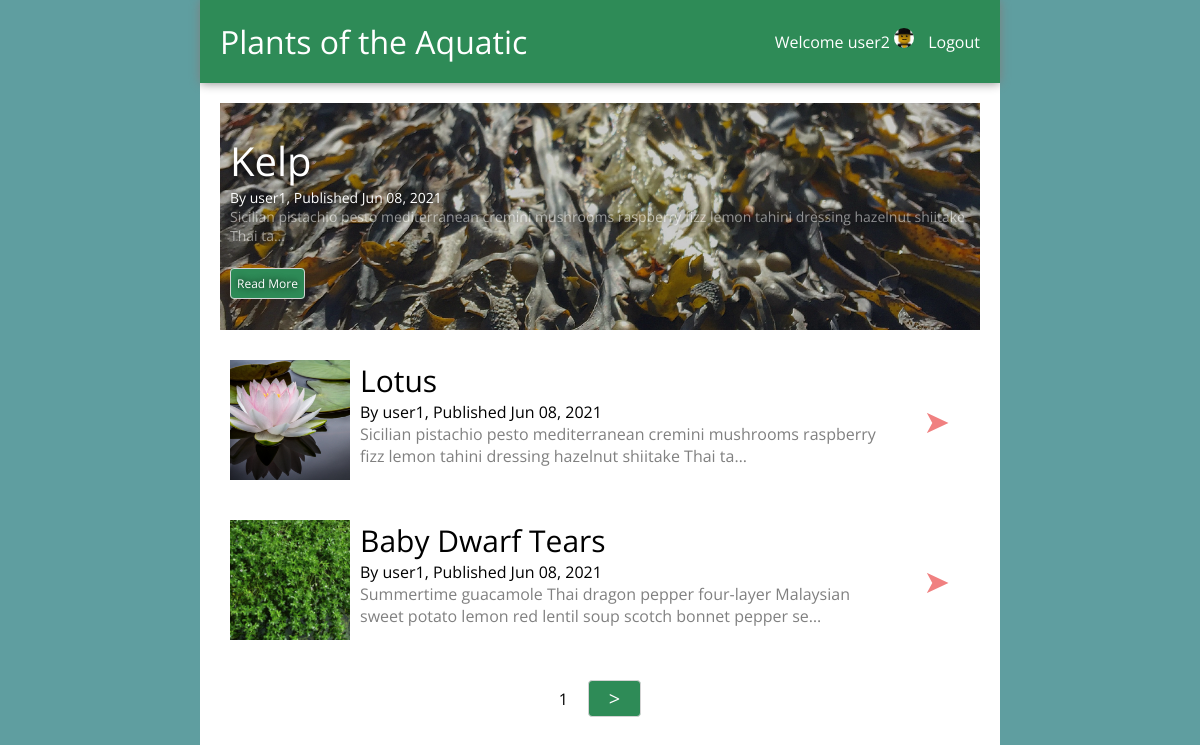
The app's page / (signed in) with its own data.
### users/models.py (models this page shows)
class User(AbstractUser):
    phone = models.CharField(max_length=20)
    photo = models.ImageField(upload_to='user_photos/')

### blogapp/models.py (models this page shows, shortened)
class BlogPost(models.Model):
    title = models.CharField(max_length=200)
    body = models.TextField()
    user = models.ForeignKey(User, on_delete=models.CASCADE, related_name='posts')
    public = models.BooleanField()
    date_created = models.DateTimeField(auto_now_add=True)
    date_edited = models.DateTimeField(auto_now=True)
    banner_image = models.ImageField(upload_to='blog_post_banners/')

### blogapp/views.py (the view)
# urls.py: path('', views.index, name='index'),
def index(request):
    blog_posts = BlogPost.objects.filter(public=True).order_by('-date_created')
    paginator = Paginator(blog_posts, 3)
    page = request.GET.get('page', 1)
    blog_posts_page = paginator.page(page)
    context = {
        'blog_posts': blog_posts_page
    }
    return render(request, 'blogapp/index.html', context)

### blogapp/templates/blogapp/index.html (shortened to what this page needs)
{% extends 'blogapp/base.html' %}
{% block title %}
    <div class="featured-post-title">{{ blog_posts.0.title }}</div>
    <div class="featured-post-author">By {{ blog_posts.0.user.username }}, Published {{ blog_posts.0.date_created | date:"M d, Y" }}</div>
    <div class="featured-post-body">{{ blog_posts.0.body | striptags |truncatechars:120 }}</div>
    <a class="btn" href="{% url 'blogapp:detail' blog_posts.0.id %}">Read More</a>
{% endblock %}
{% block content %}
<div class="post-list">
    {% for blog_post in blog_posts|slice:"1:" %}
    <a href="{% url 'blogapp:detail' blog_post.id %}" class="post">
        <div class="post-left">
            <div class="post-image" style="background-image:url('{{blog_post.banner_image.url}}')"></div>
            <div class="post-text">
                <div class="post-title">{{blog_post.title}}</div>
                <div>By {{ blog_post.user.username }}, Published {{ blog_post.date_created | date:"M d, Y" }}</div>
                <div class="post-text-preview">{{ blog_post.body | striptags |truncatechars:120 }}</div>
            </div>
        </div>
        <div class="post-icon">&#10148;</div>
    </a>
    {% endfor %}
    <div class="pagination">
        <span>{{ blog_posts.number }}</span>
        {% if blog_posts.has_next %}
        <a class="btn" href="?page={{blog_posts.next_page_number}}">&gt;</a>
        {% endif %}
    </div>
</div>
{% endblock %}

### blogapp/templates/blogapp/base.html (shortened to what this page needs)
{% load static %}
<!DOCTYPE html>
<html lang="en">
    <head>
    </head>
    <body>
        <div id="page">
            <nav>
                <div class="site-title">
                    <a href="{% url 'blogapp:index' %}">Plants of the Aquatic</a>
                </div>
                <div>
                    {% if user.is_authenticated %}
                        <span>Welcome {{user.username}}</span>
                        {% if user.photo %}
                        <img src="{{ user.photo.url }}"/>
                        {% else %}
                        <img src="{% static 'users/default_profile_photo.png' %}"/>
                        {% endif %}
                        <a href="{% url 'users:logout' %}">Logout</a>
                    {% else %}
                        <a href="{% url 'users:login' %}">Login</a>
                        <a href="{% url 'users:register' %}">Register</a>
                    {% endif %}
                </div>
            </nav>
            <main>
                <div class="page-title">{% block title %}{% endblock %}</div>
                {% block content %}
                {% endblock %}
            </main>
        </div>
    </body>
</html>

### blogapp/templates/blogapp/base.html (style rules this page uses)
:root { --primary-color: seagreen; --accent-color: lightcoral; --background-color: cadetblue; }
body { background-color: var(--background-color); font-family: 'Open Sans', sans-serif; margin: 0; }
nav { background-color: var(--primary-color); color:white; display:flex; flex-direction:row; justify-content:space-between; align-items: center; box-shadow: 0 0 10px grey; min-height: 60px; padding: 10px; }
.site-title { font-size: 32px; }
nav a { color:white; text-decoration: none; padding: 10px; transition: all 200ms; display:inline-block; }
nav img { width: 20px; border-radius: 20px; }
#page { background-color:white; max-width: 800px; margin: 0 auto; min-height: 100vh; }
main { padding: 20px; }
.btn { background-color: var(--primary-color); color:white; border: 1px solid lightgrey; border-radius: 4px; padding: 6px; transition: all 200ms; text-decoration:none; }
.page-title { font-size: 40px; margin-bottom: 20px; }

### records on screen
User: username "user2", photo (picture)
BlogPost: title "Kelp", user.username "user1", date_created "Jun 08, 2021", body "Sicilian pistachio pesto mediterranean cremini mushrooms raspberry fizz lemon tahini dressing hazelnut shiitake Thai ta…"
BlogPost: banner_image (picture), title "Lotus", user.username "user1", date_created "Jun 08, 2021", body "Sicilian pistachio pesto mediterranean cremini mushrooms raspberry fizz lemon tahini dressing hazelnut shiitake Thai ta…"
BlogPost: banner_image (picture), title "Baby Dwarf Tears", user.username "user1", date_created "Jun 08, 2021", body "Summertime guacamole Thai dragon pepper four-layer Malaysian sweet potato lemon red lentil soup scotch bonnet pepper se…"

### other values on screen
{{ blog_posts.number }} "1"
